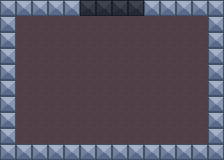

Tiled map render using the project's own tile images. Description and the map definition, with tile-layer contents summarised, below:
An orthogonal 14x10 tile map with 16x16 px tiles, 3 tile layers (loc2, background, walls), 3 tilesets.

<map version="1.4" tiledversion="1.4.2" orientation="orthogonal" renderorder="right-down" width="14" height="10" tilewidth="16" tileheight="16" infinite="0" nextlayerid="5" nextobjectid="1">
 <tileset firstgid="1" source="full tilemap.tsx" />
 <tileset firstgid="73" name="full tilemap2" tilewidth="16" tileheight="16" tilecount="72" columns="9">
  <image source="full tilemap2.png" width="144" height="128" />
 </tileset>
 <tileset firstgid="145" name="layer3" tilewidth="16" tileheight="16" tilecount="3" columns="3">
  <image source="layer3.png" width="48" height="16" />
 </tileset>
 <layer id="3" name="loc2" width="14" height="10">
  <data>[140 cells, 140 non-empty, 3 distinct tile ids]</data>
 </layer>
 <layer id="4" name="background" width="14" height="10">
  <data>[140 cells, 140 non-empty, 2 distinct tile ids]</data>
 </layer>
 <layer id="2" name="walls" width="14" height="10">
  <data>[140 cells, 40 non-empty, 1 distinct tile ids]</data>
 </layer>
</map>
